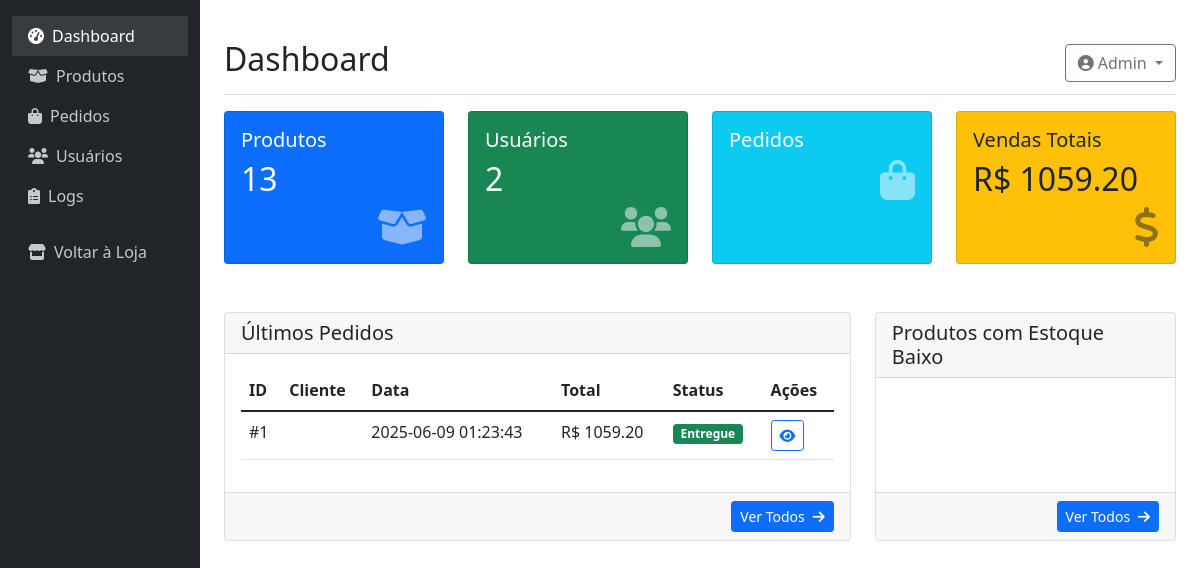
The page /admin/dashboard (signed in) on the database as committed earlier.
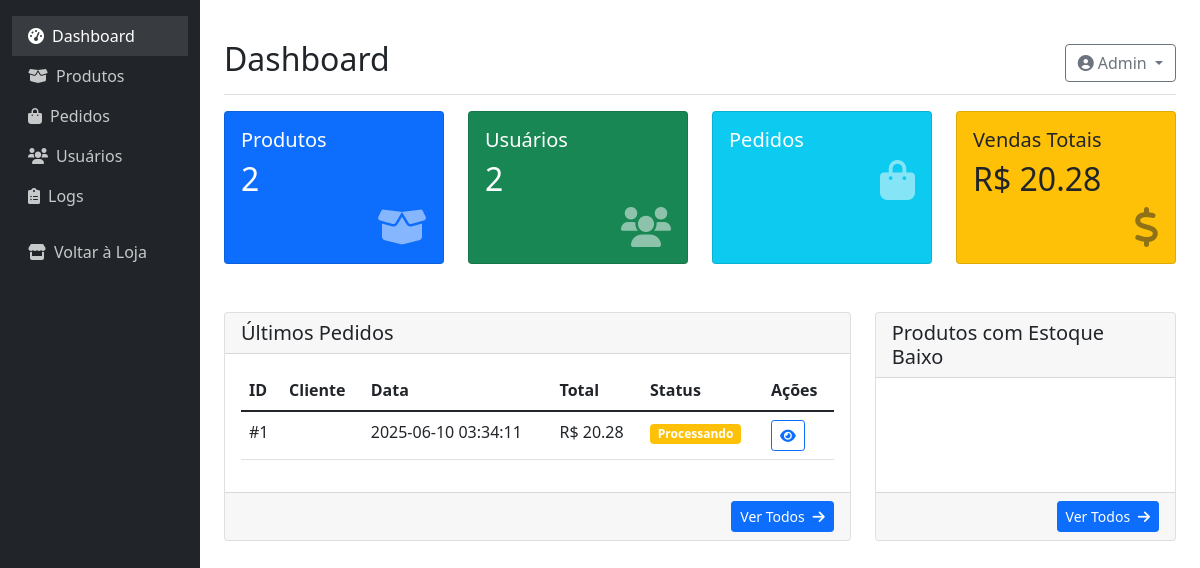
The same page on the database as committed later.
### tables this page shows
CREATE TABLE pedidos (
            id INTEGER PRIMARY KEY AUTOINCREMENT,
            usuario_id INTEGER,
            data TIMESTAMP DEFAULT CURRENT_TIMESTAMP,
            status TEXT DEFAULT 'Pendente',
            total REAL DEFAULT 0.0,
            FOREIGN KEY (usuario_id) REFERENCES usuarios(id)
        );

### app.py (the view)
@app.route('/admin/dashboard')
@admin_required
def admin_dashboard():
    conn = conectar_db()
    cursor = conn.cursor()
    cursor.execute('SELECT COUNT(*) FROM produtos')
    total_produtos = cursor.fetchone()[0]
    cursor.execute('SELECT COUNT(*) FROM usuarios')
    total_usuarios = cursor.fetchone()[0]
    cursor.execute("SELECT COUNT(*) FROM pedidos WHERE DATE(data) = DATE('now', '-3 hours')") # Adjust for Brasil time if necessary
    pedidos_hoje = cursor.fetchone()[0]
    cursor.execute("SELECT COALESCE(SUM(total), 0) FROM pedidos WHERE strftime('%Y-%m', data, '-3 hours') = strftime('%Y-%m', 'now', '-3 hours')")
    vendas_mensais = cursor.fetchone()[0]
    cursor.execute("SELECT COALESCE(SUM(total), 0) FROM pedidos")
    vendas_totais = cursor.fetchone()[0]
    cursor.execute('''
        SELECT p.id, u.nome as cliente, p.data, p.total, p.status
        FROM pedidos p
        JOIN usuarios u ON p.usuario_id = u.id
        ORDER BY p.data DESC
        LIMIT 5
    ''')
    ultimos_pedidos = cursor.fetchall() # Already dict-like
    cursor.execute('SELECT nome, estoque FROM produtos WHERE estoque < 10 ORDER BY estoque ASC LIMIT 5')
    estoque_baixo = cursor.fetchall() # Already dict-like
    conn.close()
    return render_template('admin/dashboard.html',
                         total_produtos=total_produtos,
                         total_usuarios=total_usuarios,
                         pedidos_hoje=pedidos_hoje,
                         vendas_mensais=vendas_mensais,
                         vendas_totais=vendas_totais,
                         ultimos_pedidos=ultimos_pedidos,
                         estoque_baixo=estoque_baixo)

### app.py (called while the page is built)
def conectar_db():
    conn = sqlite3.connect(DB_NAME)
    conn.row_factory = sqlite3.Row # Allows accessing columns by name
    return conn

def contar_itens_carrinho_db(usuario_id):
    conn = conectar_db()
    cursor = conn.cursor()
    cursor.execute('''
    SELECT COALESCE(SUM(quantidade), 0)
    FROM carrinho
    WHERE usuario_id = ?
    ''', (usuario_id,))
    total_itens = cursor.fetchone()[0]
    conn.close()
    return total_itens

@app.context_processor
def inject_carrinho():
    total_itens = 0
    if 'usuario_id' in session:
        try:
            total_itens = contar_itens_carrinho_db(session['usuario_id'])
        except Exception as e:
            print(f"Erro no context processor ao contar itens do carrinho (DB): {e}")
            total_itens = 0
    return {'total_itens': total_itens}

def admin_required(f):
    @wraps(f)
    def decorated_function(*args, **kwargs):
        if 'usuario_id' not in session or not session.get('is_admin', False):
            flash('Acesso restrito a administradores', 'danger')
            return redirect(url_for('login'))
        return f(*args, **kwargs)
    return decorated_function

### templates/admin/dashboard.html (shortened to what the changed rows need)
{% extends "admin/base.html" %}
{% block page_title %}Dashboard{% endblock %}
{% block content %}
<div class="row mb-4">
    <div class="col-md-3 mb-4">
        <div class="card stat-card bg-primary text-white h-100">
            <div class="card-body">
                <h5 class="card-title">Produtos</h5>
                <h2 class="card-text">{{ total_produtos }}</h2>
                <i class="fas fa-box-open float-end fs-1 opacity-50"></i>
            </div>
        </div>
    </div>
    <div class="col-md-3 mb-4">
        <div class="card stat-card bg-success text-white h-100">
            <div class="card-body">
                <h2 class="card-text">{{ total_usuarios }}</h2>
            </div>
        </div>
    </div>
    <div class="col-md-3 mb-4">
        <div class="card stat-card bg-warning text-dark h-100">
            <div class="card-body">
                <h5 class="card-title">Vendas Totais</h5>
                <h2 class="card-text">R$ {{ "%.2f"|format(vendas_totais) }}</h2>
                <i class="fas fa-dollar-sign float-end fs-1 opacity-50"></i>
            </div>
        </div>
    </div>
</div>
<div class="row">
    <div class="col-md-8 mb-4">
        <div class="card h-100">
            <div class="card-body">
                <div class="table-responsive">
                    <table class="table table-hover">
                        <thead>
                            <tr>
                                <th>ID</th>
                                <th>Cliente</th>
                                <th>Data</th>
                                <th>Total</th>
                                <th>Status</th>
                                <th>Ações</th>
                            </tr>
                        </thead>
                        <tbody>
                            {% for pedido in ultimos_pedidos %}
                            <tr>
                                <td>#{{ pedido['id'] }}</td>
                                <td>{{ pedido['nome'] }}</td>
                                <td>{{ pedido['data'] }}</td>
                                <td>R$ {{ "%.2f"|format(pedido['total']) }}</td>
                                <td>
                                    <span class="badge bg-{{ 'success' if pedido['status'] == 'Entregue' else 'warning' }}">
                                        {{ pedido['status'] }}
                                    </span>
                                </td>
                                <td>
                                    <a href="{{ url_for('detalhes_pedido', id=pedido['id']) }}"
                                       class="btn btn-sm btn-outline-primary">
                                        <i class="fas fa-eye"></i>
                                    </a>
                                </td>
                            </tr>
                            {% endfor %}
                        </tbody>
                    </table>
                </div>
            </div>
        </div>
    </div>
</div>
{% endblock %}

Rows that differ between the two databases and show on the page:
changed pedidos id 1: data "2025-06-09 01:23:43" → "2025-06-10 03:34:11"; total "1059.20" → "20.28"; status "Entregue" → "Processando"
Other text that changed with them:
{{ total_produtos }}: "13" → "2"
{{ "%.2f"|format(vendas_totais) }}: "1059.20" → "20.28"
